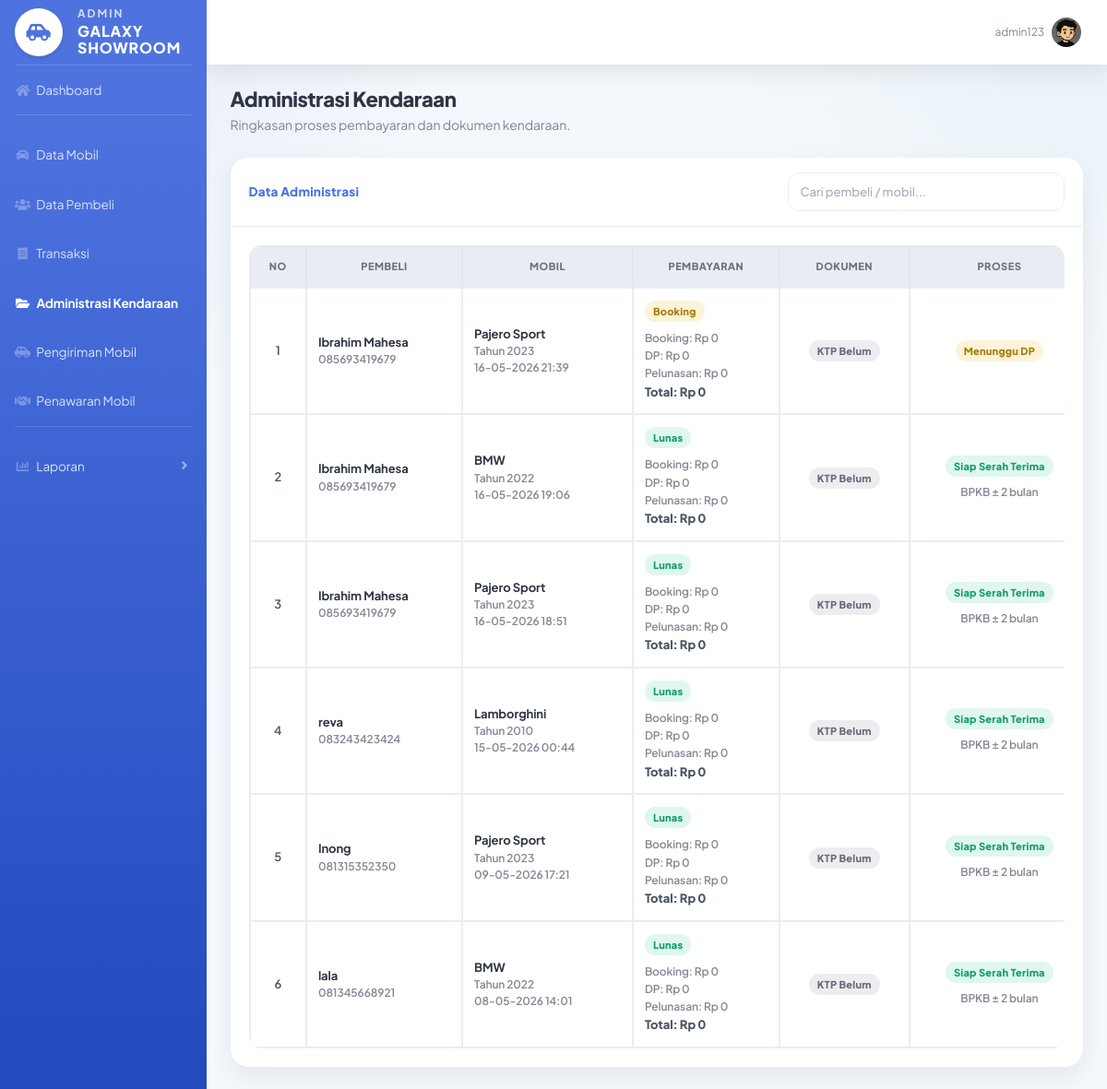
The app's page /admin/administrasi_kendaraan.php (signed in), older data.
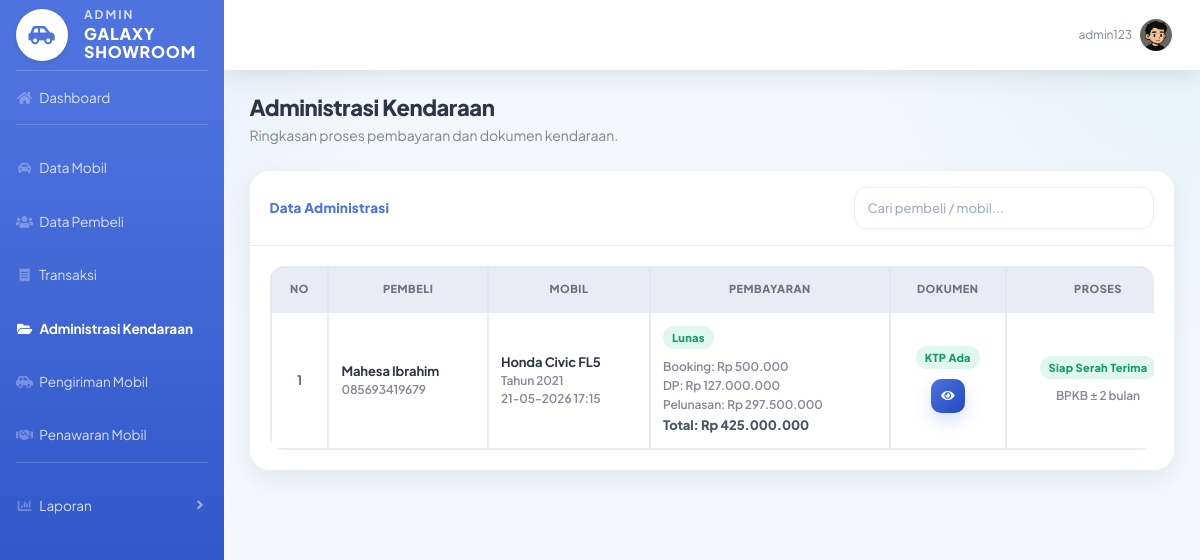
The same page, newer data.
### tables this page shows
CREATE TABLE `pemesanan` (
  `id_pemesanan` int(11) NOT NULL,
  `id_pembeli` int(11) DEFAULT NULL,
  `id_mobil` int(11) DEFAULT NULL,
  `tanggal_pesan` datetime DEFAULT NULL,
  `total_harga` decimal(15,2) DEFAULT NULL,
  `status` enum('booking','dp','lunas','batal') DEFAULT 'booking',
  `deadline_dp` date DEFAULT NULL,
  `foto_ktp` varchar(255) DEFAULT NULL
);

CREATE TABLE `pembeli` (
  `id_pembeli` int(11) NOT NULL,
  `id_user` int(11) DEFAULT NULL,
  `nama` varchar(100) DEFAULT NULL,
  `alamat` text DEFAULT NULL,
  `no_hp` varchar(15) DEFAULT NULL,
  `foto` varchar(255) DEFAULT NULL
);

CREATE TABLE `mobil` (
  `id_mobil` int(11) NOT NULL,
  `id_penjual` int(11) DEFAULT NULL,
  `nama_mobil` varchar(100) DEFAULT NULL,
  `harga` decimal(15,2) DEFAULT NULL,
  `stok` int(11) DEFAULT NULL,
  `status` enum('tersedia','dipesan','terjual') DEFAULT NULL,
  `deskripsi` text NOT NULL,
  `tahun` year(4) NOT NULL,
  `foto` varchar(255) NOT NULL
);

### admin/administrasi_kendaraan.php (the view, shortened to what the changed rows need)
<?php
include "../config/koneksi.php";
function rupiah($angka){
    return "Rp " . number_format((float)$angka, 0, ',', '.');
}
function badgeStatus($status){
    if($status == "booking") return "warning";
    if($status == "lunas") return "success";
    return "secondary";
}
$query = mysqli_query($koneksi, "
    SELECT
        p.id_pemesanan,
        p.tanggal_pesan,
        p.total_harga,
        p.status AS status_pemesanan,
        p.deadline_dp,
        p.foto_ktp,
        b.nama AS nama_pembeli,
        b.no_hp,
        m.nama_mobil,
        m.tahun,
        SUM(CASE WHEN py.jenis_pembayaran='booking' THEN py.jumlah ELSE 0 END) AS booking,
        SUM(CASE WHEN py.jenis_pembayaran='dp' THEN py.jumlah ELSE 0 END) AS dp,
        SUM(CASE WHEN py.jenis_pembayaran='pelunasan' THEN py.jumlah ELSE 0 END) AS pelunasan,
        MAX(py.metode_bayar) AS metode_bayar,
        MAX(py.bukti_pembayaran) AS bukti_pembayaran
    FROM pemesanan p
    JOIN pembeli b ON p.id_pembeli = b.id_pembeli
    JOIN mobil m ON p.id_mobil = m.id_mobil
    LEFT JOIN pembayaran py ON p.id_pemesanan = py.id_pemesanan
    GROUP BY p.id_pemesanan
    ORDER BY p.id_pemesanan DESC
");
?>
<!DOCTYPE html>
<html lang="id">
<head>
    <link href="../assets/vendor/fontawesome-free/css/all.min.css" rel="stylesheet">
    <link href="../assets/css/sb-admin-2.min.css" rel="stylesheet">
    <link href="../assets/css/admin.css" rel="stylesheet">
</head>
<body id="page-top">
<div id="wrapper">
    <div id="content-wrapper" class="d-flex flex-column">
        <div id="content">
            <div class="container-fluid">
                <div class="d-sm-flex align-items-center justify-content-between mb-4">
                    <div>
                        <h1 class="h3 mb-1 text-gray-800 font-weight-bold">
                            Administrasi Kendaraan
                        </h1>
                    </div>
                </div>
                <div class="card shadow mb-4">
                    <div class="card-body">
                        <?php if(mysqli_num_rows($query) > 0){ ?>
                        <div class="table-responsive">
                            <table class="table table-bordered table-hover" id="tableAdministrasi" width="100%" cellspacing="0">
                                <thead class="thead-light">
                                    <tr>
                                        <th>No</th>
                                        <th>Pembeli</th>
                                        <th>Mobil</th>
                                        <th>Pembayaran</th>
                                        <th>Dokumen</th>
                                        <th>Proses</th>
                                    </tr>
                                </thead>
                                <tbody>
                                <?php
                                $no = 1;
                                while($row = mysqli_fetch_assoc($query)){
                                    $status = $row['status_pemesanan'];
                                    $booking = (float)$row['booking'];
                                    $dp = (float)$row['dp'];
                                    $pelunasan = (float)$row['pelunasan'];
                                    $totalBayar = $booking + $dp + $pelunasan;
                                    if($status == "booking"){
                                        $proses = "Menunggu DP";
                                        $prosesBadge = "warning";
                                    } elseif($status == "dp"){
                                        $proses = "Proses STNK";
                                        $prosesBadge = "info";
                                    } elseif($status == "lunas"){
                                        $proses = "Siap Serah Terima";
                                        $prosesBadge = "success";
                                    } elseif($status == "batal"){
                                        $proses = "Dibatalkan";
                                        $prosesBadge = "danger";
                                    } else {
                                        $proses = "-";
                                        $prosesBadge = "secondary";
                                    }
                                    $ktpAda = !empty($row['foto_ktp']);
                                ?>
                                    <tr>
                                        <td class="text-center"><?= $no++; ?></td>
                                        <td>
                                            <div class="main-text">
                                                <?= htmlspecialchars($row['nama_pembeli']); ?>
                                            </div>
                                            <div class="muted-text">
                                                <?= htmlspecialchars($row['no_hp'] ?? '-'); ?>
                                            </div>
                                        </td>
                                        <td>
                                            <div class="main-text">
                                                <?= htmlspecialchars($row['nama_mobil']); ?>
                                            </div>
                                            <div class="muted-text">
                                                Tahun <?= htmlspecialchars($row['tahun']); ?>
                                            </div>
                                            <div class="muted-text">
                                                <?= date('d-m-Y H:i', strtotime($row['tanggal_pesan'])); ?>
                                            </div>
                                        </td>
                                        <td class="pay-box">
                                            <span class="badge badge-<?= badgeStatus($status); ?> mb-2">
                                                <?= ucfirst($status); ?>
                                            </span>
                                            <div class="muted-text">
                                                Booking: <?= rupiah($booking); ?>
                                            </div>
                                            <div class="muted-text">
                                                DP: <?= rupiah($dp); ?>
                                            </div>
                                            <div class="muted-text">
                                                Pelunasan: <?= rupiah($pelunasan); ?>
                                            </div>
                                            <strong>
                                                Total: <?= rupiah($totalBayar); ?>
                                            </strong>
                                        </td>
                                        <td class="text-center">
                                            <?php if($ktpAda){ ?>
                                                <span class="badge badge-success mb-2">KTP Ada</span>
                                                <br>
                                                <a href="../uploads/<?= htmlspecialchars($row['foto_ktp']); ?>"
                                                   target="_blank"
                                                   class="btn btn-sm btn-primary btn-icon">
                                                    <i class="fas fa-eye"></i>
                                                </a>
                                            <?php } else { ?>
                                                <span class="badge badge-secondary">KTP Belum</span>
                                            <?php } ?>
                                        </td>
                                        <td class="text-center">
                                            <span class="badge badge-<?= $prosesBadge; ?>">
                                                <?= $proses; ?>
                                            </span>
                                            <?php if($status == "dp"){ ?>
                                                <div class="muted-text mt-2">
                                                    STNK ± 2 minggu
                                                </div>
                                            <?php } elseif($status == "lunas"){ ?>
                                                <div class="muted-text mt-2">
                                                    BPKB ± 2 bulan
                                                </div>
                                            <?php } ?>
                                        </td>
                                    </tr>
                                <?php } ?>
                                </tbody>
                            </table>
                        </div>
                        <?php } ?>
                    </div>
                </div>
            </div>
        </div>
    </div>
</div>
</body>
</html>

Row changes from the older to the newer data that the page shows:
removed pemesanan: id_pembeli.nama "Ibrahim Mahesa", id_pembeli.no_hp "085693419679", id_mobil.nama_mobil "Pajero Sport", id_mobil.tahun "2023", tanggal_pesan "16-05-2026 21:39", status "Booking", booking "Rp 0", dp "Rp 0", pelunasan "Rp 0", totalBayar "Rp 0", shows "KTP Belum", status "Menunggu DP"
removed pemesanan: id_pembeli.nama "Ibrahim Mahesa", id_pembeli.no_hp "085693419679", id_mobil.nama_mobil "BMW", id_mobil.tahun "2022", tanggal_pesan "16-05-2026 19:06", status "Lunas", booking "Rp 0", dp "Rp 0", pelunasan "Rp 0", totalBayar "Rp 0", shows "KTP Belum", status "Siap Serah Terima", shows "BPKB ± 2 bulan"
removed pemesanan: id_pembeli.nama "Ibrahim Mahesa", id_pembeli.no_hp "085693419679", id_mobil.nama_mobil "Pajero Sport", id_mobil.tahun "2023", tanggal_pesan "16-05-2026 18:51", status "Lunas", booking "Rp 0", dp "Rp 0", pelunasan "Rp 0", totalBayar "Rp 0", shows "KTP Belum", status "Siap Serah Terima", shows "BPKB ± 2 bulan"
removed pemesanan: id_pembeli.nama "reva", id_pembeli.no_hp "083243423424", id_mobil.nama_mobil "Lamborghini", id_mobil.tahun "2010", tanggal_pesan "15-05-2026 00:44", status "Lunas", booking "Rp 0", dp "Rp 0", pelunasan "Rp 0", totalBayar "Rp 0", shows "KTP Belum", status "Siap Serah Terima", shows "BPKB ± 2 bulan"
removed pemesanan: id_pembeli.nama "Inong", id_pembeli.no_hp "081315352350", id_mobil.nama_mobil "Pajero Sport", id_mobil.tahun "2023", tanggal_pesan "09-05-2026 17:21", status "Lunas", booking "Rp 0", dp "Rp 0", pelunasan "Rp 0", totalBayar "Rp 0", shows "KTP Belum", status "Siap Serah Terima", shows "BPKB ± 2 bulan"
removed pemesanan: id_pembeli.nama "lala", id_pembeli.no_hp "081345668921", id_mobil.nama_mobil "BMW", id_mobil.tahun "2022", tanggal_pesan "08-05-2026 14:01", status "Lunas", booking "Rp 0", dp "Rp 0", pelunasan "Rp 0", totalBayar "Rp 0", shows "KTP Belum", status "Siap Serah Terima", shows "BPKB ± 2 bulan"
added pemesanan: id_pembeli.nama "Mahesa Ibrahim", id_pembeli.no_hp "085693419679", id_mobil.nama_mobil "Honda Civic FL5", id_mobil.tahun "2021", tanggal_pesan "21-05-2026 17:15", status "Lunas", booking "Rp 500.000", dp "Rp 127.000.000", pelunasan "Rp 297.500.000", totalBayar "Rp 425.000.000", status "Siap Serah Terima", shows "BPKB ± 2 bulan"
